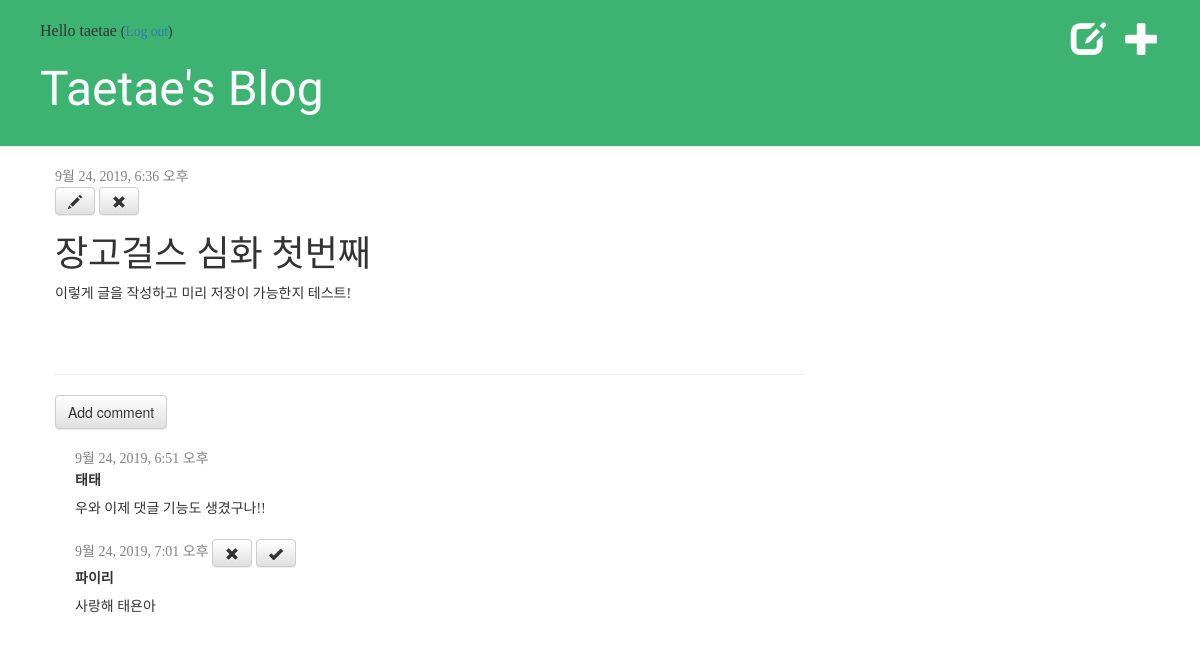
Screenshot of /post/3/ (signed in) with the database file from the repository.
### blog/models.py (models this page shows, shortened)
class Post(models.Model):
    author = models.ForeignKey('auth.User', on_delete=models.CASCADE)
    title = models.CharField(max_length=200)
    text = models.TextField()
    created_date = models.DateTimeField(
        default=timezone.now
    )
    published_date = models.DateTimeField(
        blank=True, null=True
    )

class Comment(models.Model):
    post = models.ForeignKey('blog.Post', on_delete=models.CASCADE, related_name='comments')
    author = models.CharField(max_length=200)
    text = models.TextField()
    created_date = models.DateTimeField(default=timezone.now)
    approved_comment = models.BooleanField(default=False)

### blog/views.py (the view)
# urls.py: path('post/<int:pk>/', views.post_detail, name='post_detail'),
def post_detail(request, pk):
    post = get_object_or_404(Post, pk=pk)
    return render(request, 'blog/post_detail.html', {'post': post})

### blog/templates/blog/post_detail.html
{% extends 'blog/base.html' %}
{% block content %}
    <div class="post">
        {% if post.published_date %}
            <div class="date">
        {{ post.published_date }}
            </div>
        {% else %}
            <a class="btn btn-default" href="{% url 'post_publish' pk=post.pk %}">Publish</a>
        {% endif %}
        {% if user.is_authenticated %}
            <a class="btn btn-default" href="{% url 'post_edit' pk=post.pk %}"><span class="glyphicon glyphicon-pencil"></span></a>
        {% endif %}
        {% if user.is_authenticated %}
            <a class="btn btn-default" href="{% url 'post_remove' pk=post.pk %}"><span class="glyphicon glyphicon-remove"></span></a>
        {% endif %}
        <h1>{{ post.title }}</h1>
        <p>{{ post.text|linebreaksbr }}</p>
    </div>
    <hr>
    <a class="btn btn-default" href="{% url 'add_comment_to_post' pk=post.pk %}">Add comment</a>
    {% for comment in post.comments.all %}
    {% if user.is_authenticated or comment.approved_comment %}
    <div class="comment">
        <div class="date">
            {{ comment.created_date }}
            {% if not comment.approved_comment %}
                <a class="btn btn-default" href="{% url 'comment_remove' pk=comment.pk %}"><span class="glyphicon glyphicon-remove"></span></a>
                <a class="btn btn-default" href="{% url 'comment_approve' pk=comment.pk %}"><span class="glyphicon glyphicon-ok"></span></a>
            {% endif %}
        </div>
        <strong>{{ comment.author }}</strong>
        <p>{{ comment.text|linebreaks }}</p>
    </div>
    {% endif %}
    {% empty %}
        <p>No comments here yet :(</p>
    {% endfor %}
{% endblock %}

### blog/templates/blog/base.html (shortened to what this page needs)
{% load static %}
<html>
    <head>
        <link rel="stylesheet" href="//maxcdn.bootstrapcdn.com/bootstrap/3.2.0/css/bootstrap.min.css">
        <link rel="stylesheet" href="//maxcdn.bootstrapcdn.com/bootstrap/3.2.0/css/bootstrap-theme.min.css">
        <link rel="stylesheet" href="{% static 'css/blog.css' %}">
    </head>
    <body>
        <div class="page-header">
            {% if user.is_authenticated %}
                <a href="{% url 'post_new' %}" class="top-menu"><span class="glyphicon glyphicon-plus"></span></a>
                <a href="{% url 'post_draft_list' %}" class="top-menu"><span class="glyphicon glyphicon-edit"></span></a>
                <p class="top-menu-hello">Hello {{ user.username }} <small>(<a href="{% url 'logout' %}">Log out</a>)</small></p>
            {% else %}
                <a href="{% url 'login' %}" class="top-menu"><span class="glyphicon glyphicon-lock"></span></a>
            {% endif %}
            <h1><a href="/">Taetae's Blog</a></h1>
        </div>
        <div class="content container">
            <div class="row">
                <div class="col-md-8">
                {% block content %}
                {% endblock %}
                </div>
            </div>
        </div>
    </body>
</html>

### blog/static/css/blog.css (style rules this page uses)
.page-header { background-color: mediumseagreen; margin-top: 0; padding: 20px 20px 20px 40px; }
.page-header h1, .page-header h1 a, .page-header h1 a:visited, .page-header h1 a:active { color: #ffffff; font-size: 36pt; text-decoration: none; }
.content { margin-left: 40px; }
h1, h2, h3, h4 { font-family: 'Black Han Sans', sans-serif; }
p, .date, .save { font-family: 'Noto Serif KR', serif; }
.top-menu-hello { font-family: 'Noto Serif KR', serif; font-size: 16px; }
.date { color: #828282; }
.top-menu, .top-menu:hover, .top-menu:visited { color: #ffffff; float: right; font-size: 26pt; margin-right: 20px; }
.post { margin-bottom: 70px; }
.comment { margin: 20px 0px 20px 20px; }

### rows the page displays
Post: published_date "9월 24, 2019, 6:36 오후", title "장고걸스 심화 첫번째", text "이렇게 글을 작성하고 미리 저장이 가능한지 테스트!"
Comment: created_date "9월 24, 2019, 6:51 오후", author "태태", text "우와 이제 댓글 기능도 생겼구나!!"
Comment: created_date "9월 24, 2019, 7:01 오후", approved_comment False (drawn), author "파이리", text "사랑해 태욘아"

### other values shown
{{ user.username }} "taetae"
